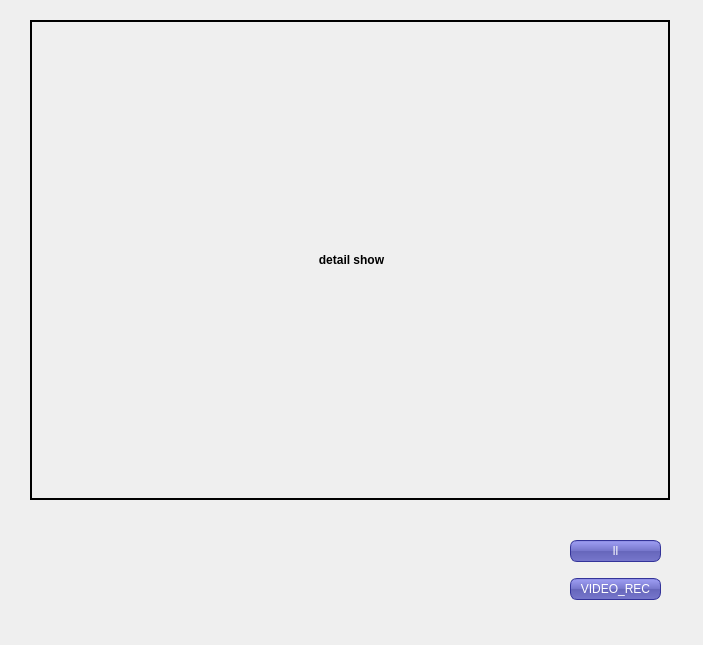
<?xml version="1.0" encoding="UTF-8"?>
<ui version="4.0">
 <class>Dialog</class>
 <widget class="QDialog" name="Dialog">
  <property name="geometry">
   <rect>
    <x>0</x>
    <y>0</y>
    <width>703</width>
    <height>645</height>
   </rect>
  </property>
  <property name="windowTitle">
   <string>Dialog</string>
  </property>
  <property name="styleSheet">
   <string notr="true">QPushButton
{ 
color: white;
background-color: QLinearGradient( x1: 0, y1: 0, x2: 0, y2: 1, stop: 0 #88d, stop: 0.1 #99e, stop: 0.49 #77c, stop: 0.5 #66b, stop: 1 #77c);
border-width: 1px;
border-color: #339;
border-style: solid;
border-radius: 7;
padding: 3px;
}

QPushButton:pressed
{
background-color: rgb(101, 101, 101);
}
</string>
  </property>
  <widget class="QLabel" name="label">
   <property name="geometry">
    <rect>
     <x>30</x>
     <y>20</y>
     <width>640</width>
     <height>480</height>
    </rect>
   </property>
   <property name="frameShape">
    <enum>QFrame::WinPanel</enum>
   </property>
   <property name="lineWidth">
    <number>1</number>
   </property>
   <property name="text">
    <string>&lt;html&gt;&lt;head/&gt;&lt;body&gt;&lt;p align=&quot;center&quot;&gt;&lt;span style=&quot; font-weight:600;&quot;&gt;detail show&lt;/span&gt;&lt;/p&gt;&lt;/body&gt;&lt;/html&gt;</string>
   </property>
  </widget>
  <widget class="QWidget" name="verticalLayoutWidget">
   <property name="geometry">
    <rect>
     <x>570</x>
     <y>530</y>
     <width>91</width>
     <height>81</height>
    </rect>
   </property>
   <layout class="QVBoxLayout" name="verticalLayout">
    <item>
     <widget class="QPushButton" name="pushButton">
      <property name="text">
       <string>ll</string>
      </property>
     </widget>
    </item>
    <item>
     <widget class="QPushButton" name="pushButton_2">
      <property name="text">
       <string>VIDEO_REC</string>
      </property>
     </widget>
    </item>
   </layout>
  </widget>
 </widget>
 <resources/>
 <connections/>
</ui>
